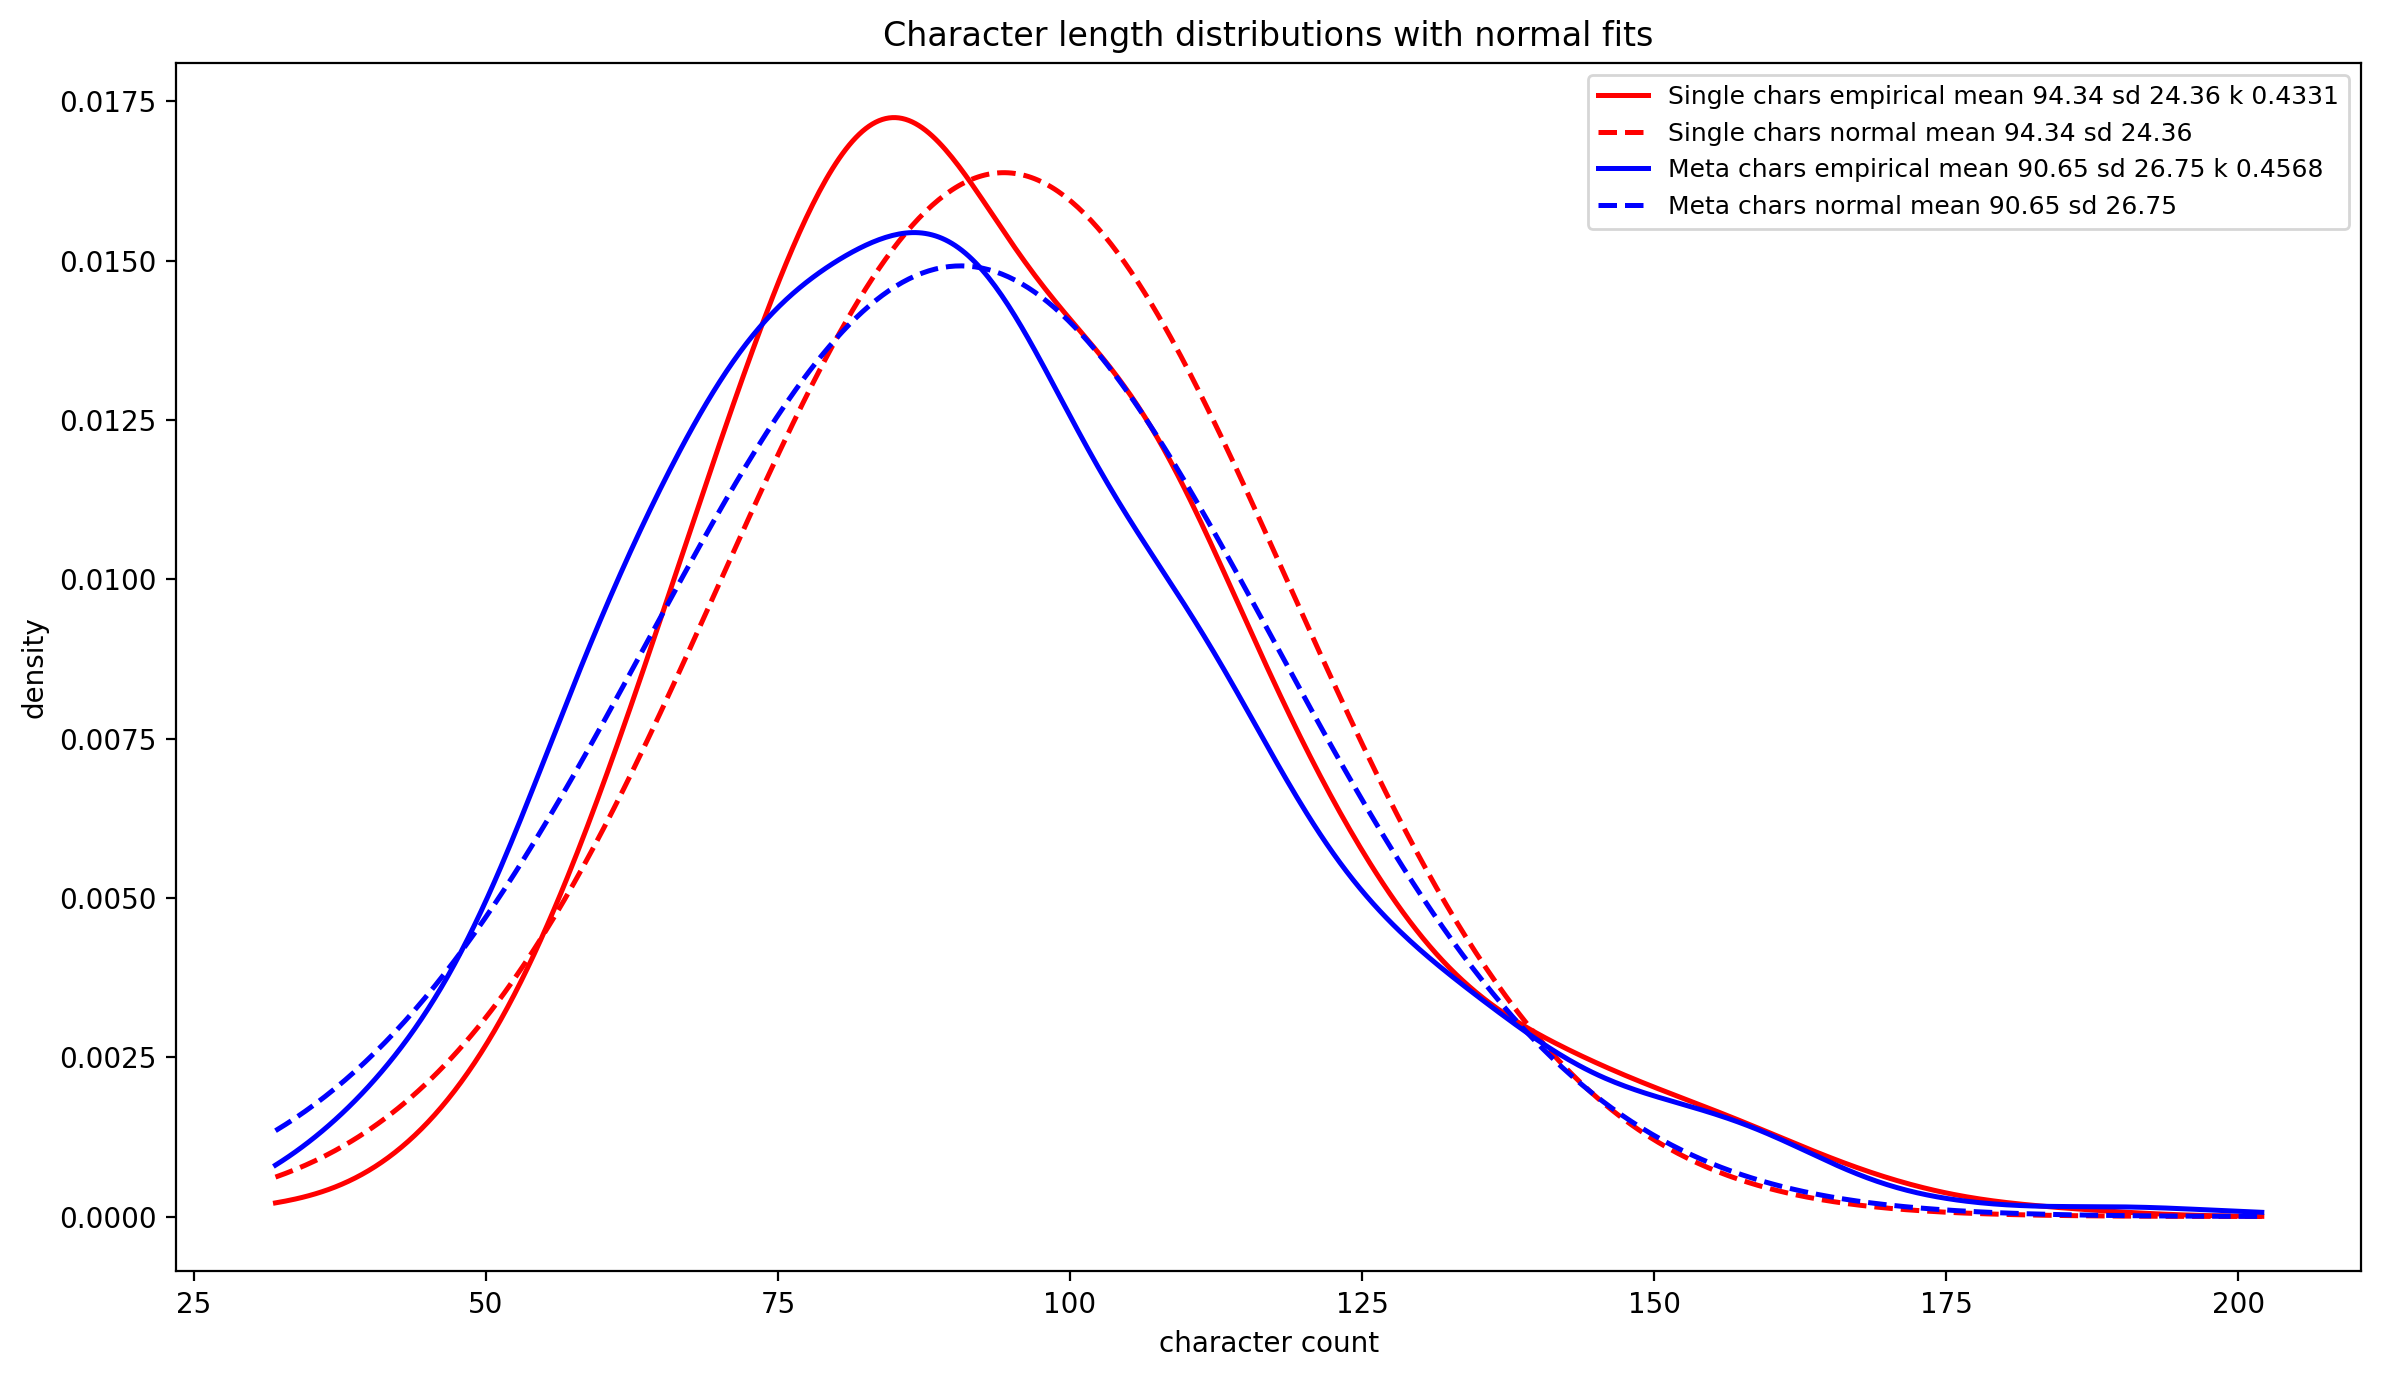

Python code for this plot:
import os
import csv
import math
import numpy as np
import pandas as pd
import matplotlib.pyplot as plt

# ===================== helpers =====================

def read_jagged_csv_to_df(file_path, separator=";"):
    try:
        with open(file_path, mode="r", newline="", encoding="utf-8") as file:
            reader = csv.reader(file, delimiter=separator)
            all_rows = list(reader)
    except FileNotFoundError:
        print(f"[WARN] File not found: {file_path}")
        return pd.DataFrame()

    if not all_rows:
        return pd.DataFrame()

    max_cols = max(len(row) for row in all_rows)
    header = all_rows[0]
    data_rows = all_rows[1:]

    if max_cols > len(header):
        header.extend([f"Unnamed_Col_{i}" for i in range(len(header), max_cols)])

    padded = []
    for row in data_rows:
        if len(row) < max_cols:
            row = row + [None] * (max_cols - len(row))
        padded.append(row)

    return pd.DataFrame(padded, columns=header)

def get_single_prompt_texts(df, start_col_index=1, step=2):
    out = []
    if df.empty:
        return out
    for _, row in df.iterrows():
        c = start_col_index
        while c < len(row):
            cell = row.iloc[c]
            if pd.isna(cell) or str(cell).strip() == "":
                break
            out.append(str(cell))
            c += step
    return out

def get_meta_prompt_texts(df, start_col_index=4, step=2):
    all_texts = []
    if df.empty:
        return all_texts
    for _, row in df.iterrows():
        c = start_col_index
        while c < len(row):
            cell = row.iloc[c]
            if pd.isna(cell) or str(cell).strip() == "":
                break
            all_texts.append(str(cell))
            c += step
    return all_texts

def excess_kurtosis(x):
    x = np.asarray(x, dtype=float)
    n = x.size
    if n < 2:
        return np.nan
    m = x.mean()
    s = x.std(ddof=1)
    if s == 0:
        return np.nan
    z = (x - m) / s
    return np.mean(z**4) - 3.0

def kde_line(x, xs, bw=None):
    x = np.asarray(x, dtype=float)
    if x.size == 0:
        return np.zeros_like(xs)
    if bw is None:
        s = np.std(x, ddof=1) if x.size > 1 else 1.0
        bw = 1.06 * s * (x.size ** (-1.0 / 5.0)) if s > 0 else 1.0
    if bw <= 0:
        bw = 1.0
    diffs = (xs[:, None] - x[None, :]) / bw
    vals = np.exp(-0.5 * diffs**2) / math.sqrt(2.0 * math.pi)
    dens = vals.mean(axis=1) / bw
    return dens

def normal_pdf(xs, mu, sd):
    if sd <= 0:
        return np.zeros_like(xs)
    return (1.0 / (sd * math.sqrt(2.0 * math.pi))) * np.exp(-0.5 * ((xs - mu) / sd) ** 2)

# ===================== main =====================

def main():
    # choose what to plot: "chars" or "words"
    plot_kind = "chars"  # change to "words" if you prefer the word view

    try:
        script_folder = os.path.dirname(os.path.abspath(__file__))
        results_folder = os.path.join(script_folder, "..", "results")
    except NameError:
        results_folder = "results"
        script_folder = os.getcwd()

    meta_file = os.path.join(results_folder, "meta_results.csv")
    single_file = os.path.join(results_folder, "single_results.csv")

    print("Reading CSV files...")
    meta_df = read_jagged_csv_to_df(meta_file, separator=";")
    single_df = read_jagged_csv_to_df(single_file, separator=";")
    print("CSV files loaded.")

    single_texts = get_single_prompt_texts(single_df, start_col_index=1, step=2)
    meta_texts = get_meta_prompt_texts(meta_df, start_col_index=4, step=2)

    if plot_kind == "chars":
        single_vals = np.array([len(t) for t in single_texts], dtype=float)
        meta_vals = np.array([len(t) for t in meta_texts], dtype=float)
        x_label = "character count"
        title = "Character length distributions with normal fits"
        legend_emp_single = "Single chars empirical"
        legend_norm_single = "Single chars normal"
        legend_emp_meta = "Meta chars empirical"
        legend_norm_meta = "Meta chars normal"
    else:
        single_vals = np.array([len(t.split()) for t in single_texts], dtype=float)
        meta_vals = np.array([len(t.split()) for t in meta_texts], dtype=float)
        x_label = "word count"
        title = "Word count distributions with normal fits"
        legend_emp_single = "Single words empirical"
        legend_norm_single = "Single words normal"
        legend_emp_meta = "Meta words empirical"
        legend_norm_meta = "Meta words normal"

    datasets = []
    if single_vals.size > 1:
        datasets.append((legend_emp_single, single_vals, "empirical"))
        datasets.append((legend_norm_single, single_vals, "normal"))
    if meta_vals.size > 1:
        datasets.append((legend_emp_meta, meta_vals, "empirical"))
        datasets.append((legend_norm_meta, meta_vals, "normal"))

    if not datasets:
        print("[INFO] Not enough data to plot.")
        return

    global_min = min(d[1].min() for d in datasets)
    global_max = max(d[1].max() for d in datasets)
    if global_min == global_max:
        global_min -= 1.0
        global_max += 1.0
    xs = np.linspace(global_min, global_max, 600)

    # color mapping: meta blue, single red
    def pick_color(label_text):
        return "blue" if "Meta" in label_text else "red"

    plt.figure(figsize=(12, 7))
    for label, arr, kind in datasets:
        mu = arr.mean()
        sd = arr.std(ddof=1) if arr.size > 1 else 0.0
        k = excess_kurtosis(arr)
        color = pick_color(label)
        if kind == "empirical":
            ys = kde_line(arr, xs)
            leg = f"{label} mean {mu:.2f} sd {sd:.2f} k {k:.4f}"
            plt.plot(xs, ys, linewidth=1.8, label=leg, color=color)
        else:
            ys = normal_pdf(xs, mu, sd)
            leg = f"{label} mean {mu:.2f} sd {sd:.2f}"
            plt.plot(xs, ys, linewidth=1.8, linestyle="--", label=leg, color=color)

    plt.title(title)
    plt.xlabel(x_label)
    plt.ylabel("density")
    plt.legend(fontsize=9)

    plt.tight_layout()

    # save next to this script
    out_path = os.path.join(script_folder, "normal_distribution.png")
    plt.savefig(out_path, dpi=200, bbox_inches="tight")
    print(f"Saved figure to {out_path}")

    plt.show()

if __name__ == "__main__":
    main()
